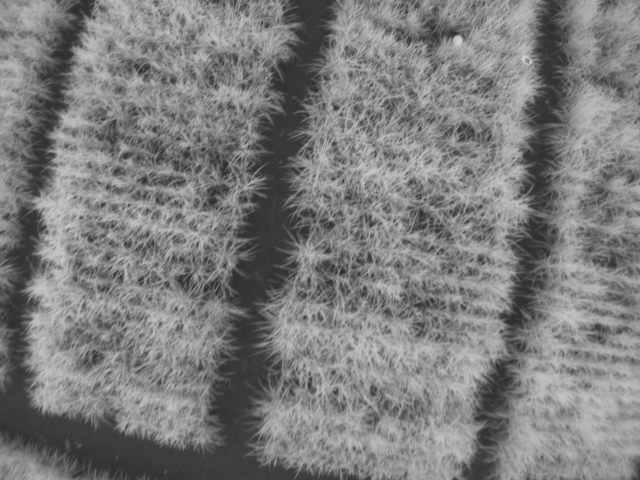
#> input picture IMG_170805_165709_0138_NIR.TIF, 1280 x 960 px, given in place of IMG_170805_165709_0138_GRE.TIF, which was not available (shown at 1/2 size)
$ python testgrabcut.py
#> lines starting #> are read from the running program, lines starting #| are printed output that depends on the picture; pictures that were not available may be replaced by others from this repository, and a replacement may not be noted
### segGrabCut.py
"""
Pontificia Universidad Javeriana
Departamento de electrónica
TG1907
Objetivo 2: Segmentación Grabcut

@author: David Felipe Cuellar Diaz
"""

# importar paquetes
import cv2
import numpy as np
import segMCS

class segmentacion:

    def __init__(self,image="image.jpg",folder="",scalefactor=1,resize=False,rgb=True):
        self.image=image
        self.folder=folder
        self.scalefactor=scalefactor
        self.resize=resize
        self.rgb=rgb

        self.refPt = []
        self.draw = 0

    #Define las funciones del mouse
    # [25 lines left out: function click_and_crop, not called in this run]
                #cv2.imwrite("mask2.png", self.mask)

    def grabcut(self):

	# carga la imagen
        self.imagein = cv2.imread(self.image)
#> self.imagein is the input picture: shape (960, 1280, 3); min 42, max 255, mean 124.9

	# cambia el tamaño de la imagen si es necesario
        if self.resize == True:
             	height, width = self.imagein.shape[:2]
#> height = 960; width = 1280
             	self.imagein = cv2.resize(self.imagein,(int(self.scalefactor*width), int(self.scalefactor*height)), interpolation = cv2.INTER_NEAREST)
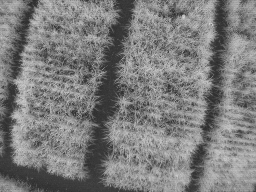
#> self.imagein: shape (192, 256, 3); min 42, max 214, mean 124.9

	# crea copias de la imagen
        imagecopy=self.imagein.copy()
        imageout=self.imagein.copy()

	# Llama la función segMCS para crear las máscaras de FG y BG
        print("Utilice los sliders para crear la mascara de FG obvio")
        skm=segMCS.segmentacion(image = self.image, folder = self.folder+str(1) ,onlymask=True, scalefactor=self.scalefactor, resize=self.resize)

        if self.rgb == True:
            skm.canalrgb()
        else:
            skm.canalir()

        print("Utilice los sliders para crear la mascara de BG obvio")
        skm=segMCS.segmentacion(image=self.image , folder = self.folder + str(0) ,onlymask=True, scalefactor=self.scalefactor, resize=self.resize)

        if self.rgb == True:
            skm.canalrgb()
        else:
            skm.canalir()

        # Crea mask FG
        self.maskin11 = cv2.imread(self.folder + "1mask.bmp")
        self.maskin111 = cv2.cvtColor(self.maskin11, cv2.COLOR_BGR2GRAY)
        self.mask = np.where(self.maskin111>0,1,2).astype('uint8')

        # Crea mask BG
        self.maskin00 = cv2.imread(self.folder + "0mask.bmp")
        self.maskin000 = cv2.cvtColor(self.maskin00, cv2.COLOR_BGR2GRAY)
        self.mask = np.where(self.maskin000>0,0,3).astype('uint8')


        print("Utilice el click izquierdo para corregir BG obvio")
        print("Utilice el click derecho para corregir FG obvio")
        print("Para ver realizar una iteración, presione c")
        print("Presione la letra q para salir y guardar")

# [4 lines of commented-out code are left out]

        bgdModel = np.zeros((1,65),np.float64)
        fgdModel = np.zeros((1,65),np.float64)

        #Muestra las impagenes de entrada y salida
        cv2.imshow("input", self.imagein)
        cv2.imshow("output", imageout)

        #Empieza el ciclo
        while True:
            key = cv2.waitKey(1) & 0xFF
            #espera que haya movimiento del mouse
            cv2.setMouseCallback("input", self.click_and_crop)

            #Realiza los grabcut manuales
            if key == ord("c"):
                cv2.grabCut(imagecopy,self.mask,None,bgdModel,fgdModel,1,cv2.GC_INIT_WITH_MASK)
                print("iteración")

            #Modifica la imágen con la máscara
            mask2 = np.where((self.mask==1) + (self.mask==3), 255, 0).astype('uint8')

            imageout = cv2.bitwise_and(imagecopy, imagecopy, mask=mask2)

            #Muestra el resultado
            cv2.imshow("output", imageout)
            cv2.imshow("mask", mask2)

            #Espera la tecla q para salir
            if key == ord("q"):
                break

        print("Gracias por utilizar Grabcut, en el folder se guardó: ")
        print(" - imagecopy.bmp")
        print(" - imagegc.bmp")
        print(" - mask.bmp")
        print(" - result.bmp")

        cv2.imwrite(self.folder + "imagecopy.bmp",imagecopy)
        cv2.imwrite(self.folder + "imagegc.bmp",self.imagein)
        cv2.imwrite(self.folder + "mask.bmp",mask2)
        cv2.imwrite(self.folder + "result.bmp",imageout)

        cv2.destroyAllWindows()

### segMCS.py
"""
Pontificia Universidad Javeriana
Departamento de electrónica
TG1907
Objetivo 2: Segmentación Multi-color space threshold

@author: David Felipe Cuellar Diaz
"""

#Basado en: https://realpython.com/python-opencv-color-spaces/
import cv2
import numpy as np

#Se inicia la clase segmentación
class segmentacion:

    #definición de funciones
    def __init__(self,image="image.jpg",folder="",scalefactor=1,resize=False,matrix="",onlymask=False):
        self.image=image
        self.folder=folder
        self.scalefactor=scalefactor
        self.resize=resize
        self.matrix=matrix
        self.onlymask=onlymask

    def nothing(self,x):
        pass

    # función para máscara en RGB
    def canalrgb(self):

	# carga la imagen
        imagein = cv2.imread(self.image)

	# cambia el tamaño de la imagen si es necesario
        if self.resize == True:
            height, width = imagein.shape[:2]
#> height = 960; width = 1280
            imagein = cv2.resize(imagein,(int(self.scalefactor*width), int(self.scalefactor*height)), interpolation = cv2.INTER_NEAREST)

	# crea una copia de la imagen
        imagecopy=imagein.copy()

        cv2.imshow("input", imagein)

        # aplica un filtro mediana a la imagen de entrada
        median = cv2.medianBlur(imagein, 5)
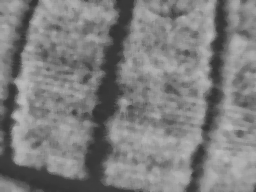
#> median: shape (192, 256, 3); min 51, max 190, mean 125.6

	# convierte la imagen con filtro mediana en espacio de color HSV
        hsv_median= cv2.cvtColor(median, cv2.COLOR_BGR2HSV)
#> hsv_median: shape (192, 256, 3); mean H, S, V 0, 0, 125.6

        cv2.namedWindow('output')

        # crea las barras para cambiar el color
        cv2.createTrackbar('HM','output',0,255,self.nothing)
        cv2.createTrackbar('SM','output',0,255,self.nothing)
        cv2.createTrackbar('VM','output',0,255,self.nothing)
        cv2.createTrackbar('Hm','output',0,255,self.nothing)
        cv2.createTrackbar('Sm','output',0,255,self.nothing)
        cv2.createTrackbar('Vm','output',0,255,self.nothing)

	# define los valores de cada barra
        cv2.setTrackbarPos('HM','output',80)
        cv2.setTrackbarPos('SM','output',255)
        cv2.setTrackbarPos('VM','output',255)
        cv2.setTrackbarPos('Hm','output',30)
        cv2.setTrackbarPos('Sm','output',60)
        cv2.setTrackbarPos('Vm','output',60)


        print("Presione la letra q para guardar y salir")

        while True:

            k = cv2.waitKey(1) & 0xFF
#> (key q is pressed here)
            if k == ord('q'):
                break

            # toma los valores definidos para cada barra
            HM = cv2.getTrackbarPos('HM','output')
            SM = cv2.getTrackbarPos('SM','output')
            VM = cv2.getTrackbarPos('VM','output')
            Hm = cv2.getTrackbarPos('Hm','output')
            Sm = cv2.getTrackbarPos('Sm','output')
            Vm = cv2.getTrackbarPos('Vm','output')

	    # define los valores máximo y mínimo de umbralización
            min_green = (Hm,Sm,Vm)
            max_green = (HM,SM,VM)

	    # crea la máscara en la imagen con filtro mediana en HSV,
	    # dependiendo de los valores de umbralización
            mask = cv2.inRange(hsv_median, min_green, max_green)

	    # realiza una operación entre la imagen original y la máscara
            resultmask = cv2.bitwise_and(imagein, imagein, mask=mask)

            cv2.imshow("mask", mask)
            cv2.imshow("output", resultmask)

            # invierte la máscara y realiza la operación de nuevo entre
            # la imagen original y la máscara invertida
            mask2 = cv2.bitwise_not(mask)
            resultmask2 = cv2.bitwise_and(imagein, imagein, mask=mask2)

            cv2.imshow("mask2", mask2)
            cv2.imshow("output2", resultmask2)

	# Guarda todas las imágenes
        if self.onlymask == False :
            print("Usted tiene onlymask = False, en el folder se guardó: ")
            print(" - imagecopy.bmp")
            print(" - mask.bmp")
            print(" - result.bmp")
            print(" - mask2.bmp")
            print(" - result.bmp")
            print(" - HSV.txt")

            arr=np.array([[HM,SM,VM,Hm,Sm,Vm]])
            np.savetxt(self.matrix,arr,delimiter=',',fmt='%f')

            cv2.imwrite(self.folder + "imagecopy.bmp",imagecopy)

            cv2.imwrite(self.folder + "mask.bmp",mask)
            cv2.imwrite(self.folder + "result.bmp",resultmask)

            cv2.imwrite(self.folder + "mask2.bmp",mask2)
            cv2.imwrite(self.folder + "result2.bmp",resultmask2)

	# Guarda sólo la máscara
        else:
            print("Usted tiene onlymask = True, en el folder se guardó: ")
            print(" - mask.bmp")

#> (the run stopped early here; a loop or call above may not have finished)

$ run again, on IMG_170805_165709_0138_RGB.JPG
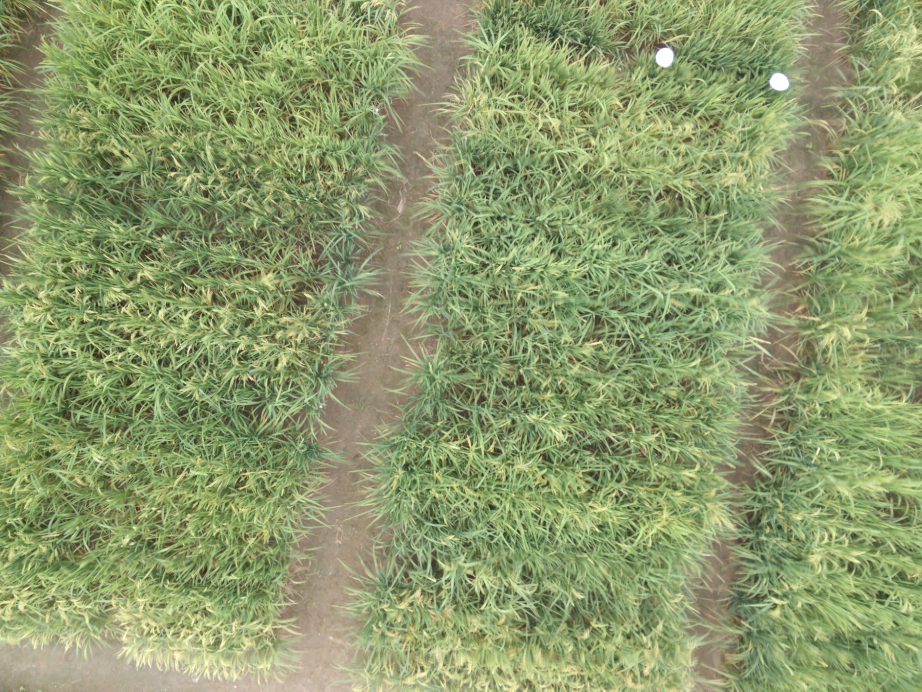
#> input picture IMG_170805_165709_0138_RGB.JPG, 4608 x 3456 px, given in place of IMG_170805_165709_0138_GRE.TIF, which was not available (shown at 1/5 size)
#> in grabcut, self.imagein is the input picture: shape (3456, 4608, 3); mean B, G, R 108, 155.3, 141.5
#> in grabcut, `self.imagein = cv2.resize(self.imagein,(int(self.scalefactor*width), i..`:
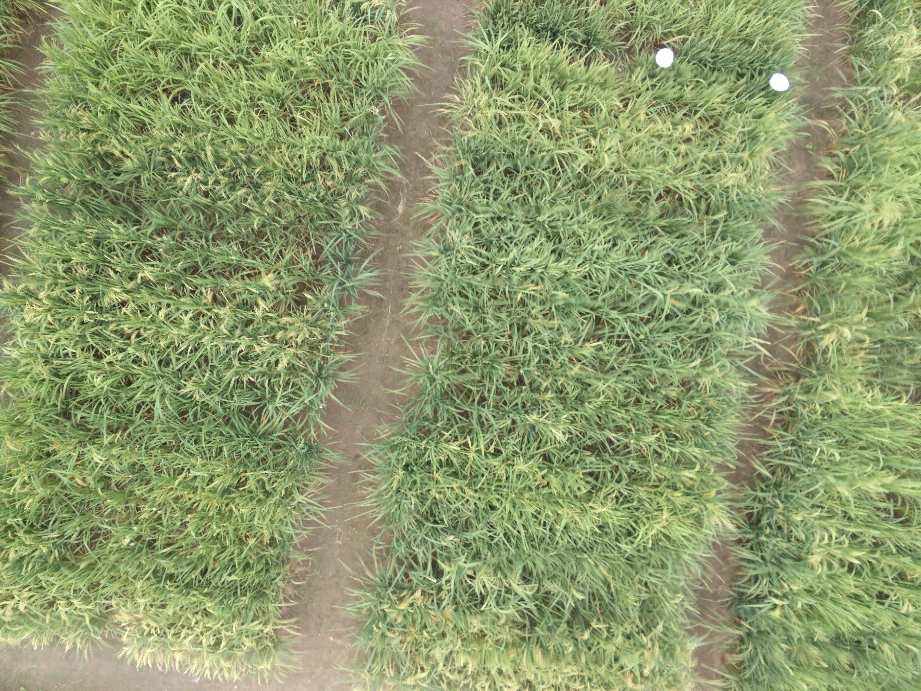
#> self.imagein: shape (691, 921, 3); mean B, G, R 108, 155.3, 141.5
#> in canalrgb, `median = cv2.medianBlur(imagein, 5)`:
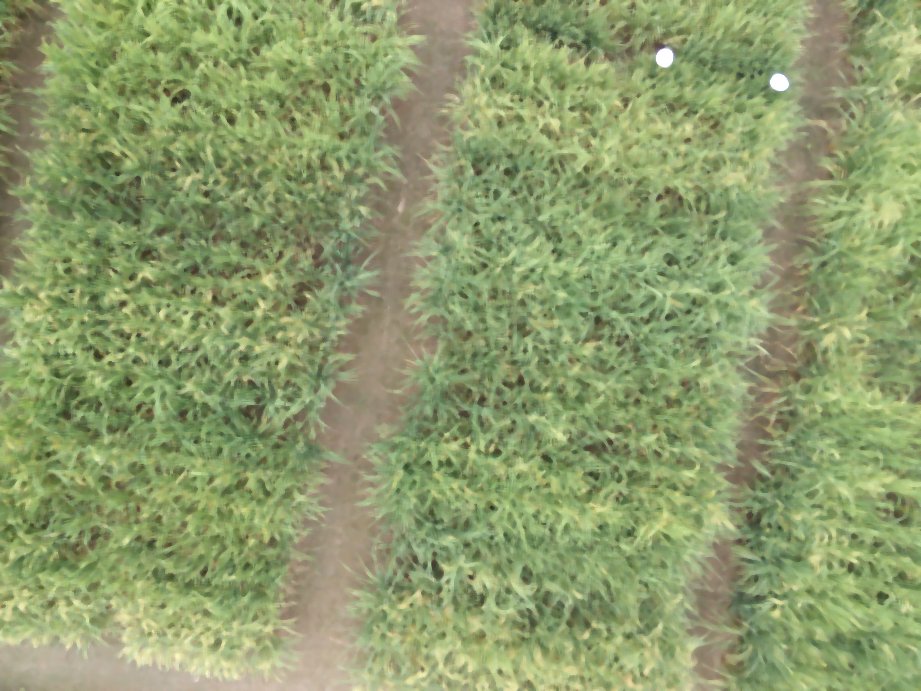
#> median: shape (691, 921, 3); mean B, G, R 108.2, 156.3, 141.8
#> hsv_median: shape (691, 921, 3); mean H, S, V 38, 80.6, 157.8
